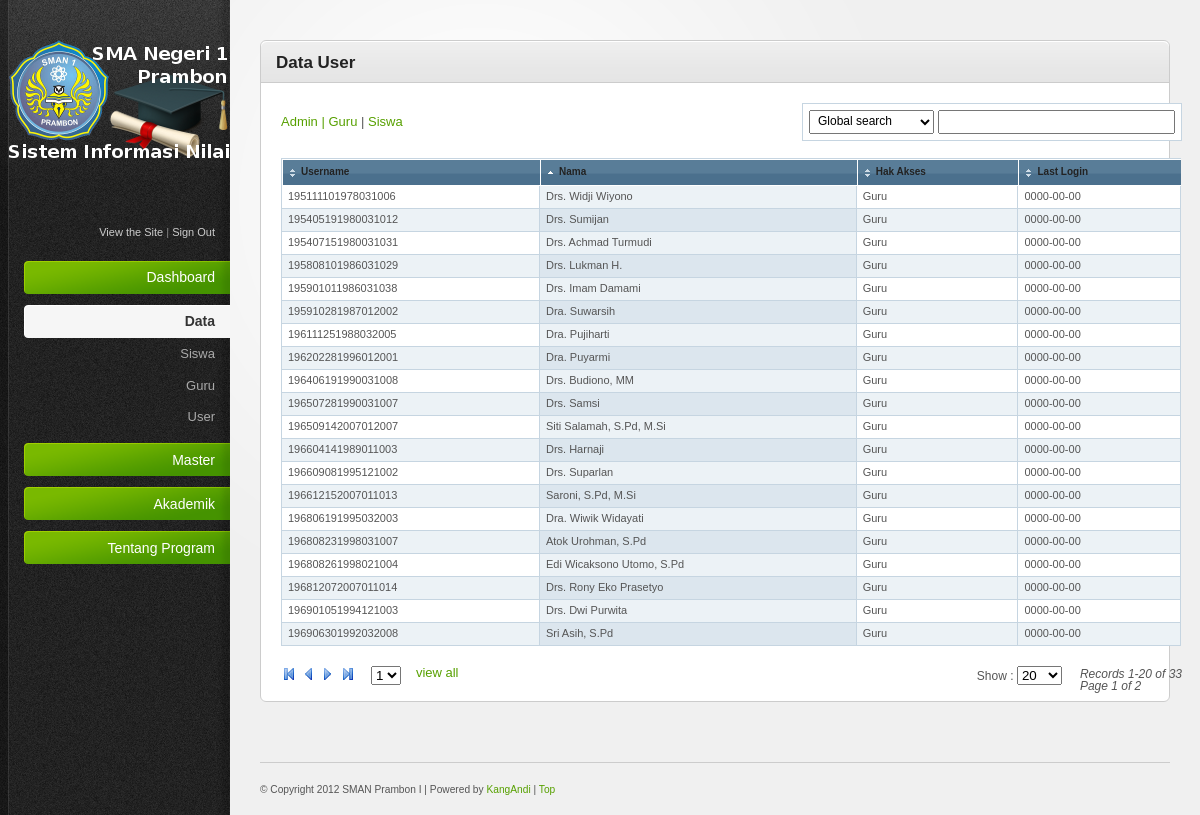
The app's page /home.php?page=uview&u=10 (signed in) with its own data.
### tables this page shows
CREATE TABLE IF NOT EXISTS `r_level` (
  `id` int(11) NOT NULL,
  `level` varchar(20) NOT NULL,
  `key` varchar(15) NOT NULL,
  `aktif` int(11) NOT NULL,
  PRIMARY KEY (`id`)
);

CREATE TABLE IF NOT EXISTS `t_user` (
  `username` varchar(25) NOT NULL,
  `password` varchar(250) NOT NULL,
  `nip_nis` varchar(25) NOT NULL,
  `level` varchar(5) NOT NULL,
  `create_date` date NOT NULL,
  `last_login` date NOT NULL,
  PRIMARY KEY (`username`)
);

CREATE TABLE IF NOT EXISTS `t_guru` (
  `nip` varchar(20) NOT NULL,
  `nuptk` varchar(20) NOT NULL,
  `nama` varchar(50) NOT NULL,
  `panggilan` varchar(20) NOT NULL,
  `tempat_lahir` varchar(40) NOT NULL,
  `tgl_lahir` date NOT NULL,
  `agama` int(2) NOT NULL,
  `jk` int(2) NOT NULL,
  `alamat` varchar(150) NOT NULL,
  `telp` varchar(15) NOT NULL,
  `gol_darah` int(2) NOT NULL,
  `foto` varchar(2) NOT NULL,
  `postdate` datetime NOT NULL,
  `postby` varchar(20) NOT NULL,
  PRIMARY KEY (`nip`)
);

### modul/uview.php (the view, shortened to what this page needs)
<link href="js/jqueryContextMenu/jquery.contextMenu.css" rel="stylesheet" type="text/css" />
<link type="text/css" href="js/jquery/redmond/jquery-ui-1.8rc2.custom.css" rel="stylesheet" />
<div class="content-box">
        <div class="content-box-header">
            <h3>Data User</h3>
        </div>
        <div class="content-box-content">
	<div id="tablewrapper">
		<div id="tableheader">
        	<div class="search">
                <select id="columns" onchange="sorter.search('query')"></select>
                <input type="text" id="query" onkeyup="sorter.search('query')" />
            </div>
            <span class="details">
				<?php
						$lvlx=  mysql_query('SELECT * FROM r_level WHERE id<>1') or die(mysql_error());
					echo '<a href="home.php?page=uview">Admin</option>';
					while ($dtlvlx=mysql_fetch_assoc($lvlx)){
						$idlvlx = $dtlvlx['id'];
						$namalvlx = $dtlvlx['level'];
					echo ' | <a href="home.php?page=uview&u='.$idlvlx.'">'.ucwords($namalvlx).'</a> ';
						}
				?>
        	</span>
        </div>
        <table cellpadding="0" cellspacing="0" border="0" id="tableData" class="tinytable">
            <thead>
				<tr>
                    <th><h3>Username</h3></th>
                    <th><h3>Nama</h3></th>
                    <th><h3>Hak Akses</h3></th>
                    <th><h3>Last Login</h3></th>
                </tr>
            </thead>
            <tbody>
<?php
$users=$_GET['u'];
if(isset($_GET['u'])){
	$namalvl = mysql_query("SELECT `level` , `key` FROM r_level WHERE id = '$users'") or die(mysql_error());
	$rnamalvl= mysql_fetch_assoc($namalvl);
	$nmlvl	 = $rnamalvl['level'];
	$keylvl	 = $rnamalvl['key'];
	$sql	 = mysql_query('SELECT username,t_'.$nmlvl.'.nama,last_login FROM t_user
							LEFT JOIN t_'.$nmlvl.' ON username='.$keylvl.' WHERE level='.$users.'') or die(mysql_error());;
}else{
	$namalvl = mysql_query("SELECT `level` FROM r_level WHERE id = 1") or die(mysql_error());
	$rnamalvl= mysql_fetch_assoc($namalvl);
	$nmlvl	 = $rnamalvl['level'];
	$sql 	 = mysql_query('SELECT `username`,`username`,last_login FROM t_user WHERE level=1') or die(mysql_error());;
}
while ($row = mysql_fetch_array($sql)) {
    echo '<tr>
			<td>'.$row[0].'</td>
			<td>'.$row[1].'</td>
			<td>'.ucwords($nmlvl).'</td>
			<td>'.$row[2].'</td></tr>';
}
?>
            </tbody>
        </table>
        <div id="tablefooter">
          <div id="tablenav">
            	<div>
                    <img src="tinytable/images/first.gif" width="16" height="16" alt="First Page" onclick="sorter.move(-1,true)" />
                    <img src="tinytable/images/previous.gif" width="16" height="16" alt="First Page" onclick="sorter.move(-1)" />
                    <img src="tinytable/images/next.gif" width="16" height="16" alt="First Page" onclick="sorter.move(1)" />
                    <img src="tinytable/images/last.gif" width="16" height="16" alt="Last Page" onclick="sorter.move(1,true)" />
                </div>
                <div>
                	<select id="pagedropdown"></select>
				</div>
                <div>
                	<a href="javascript:sorter.showall()">view all</a>
                </div>
            </div>
			<div id="tablelocation">
            	<div>
					 <span>Show : </span>
                    <select onchange="sorter.size(this.value)">
                        <option value="20" selected="selected">20</option>
                    </select>
                </div>
                <div class="page">Records <span id="startrecord"></span>-<span id="endrecord"></span> of <span id="totalrecords"></span>
                <br/>Page <span id="currentpage"></span> of <span id="totalpages"></span>
                </div>
            </div>
        </div>
    </div>
</div>
</div>

### css/style.css (style rules this page uses)
html { font-size: 100%; height: 100%; margin-bottom: 1px; }
body { font-family: Arial, Helvetica, sans-serif; color: #555; background: #f0f0f0 url('../images/bg-body.gif') top left repeat-y; font-size: 12px; }
h1, h2, h3, h4, h5, h6 { font-family: Helvetica, Arial, sans-serif; color: #222; font-weight: bold; }
h3 { font-size: 17px; padding: 0 0 10px 0; }
a { color: #57a000; text-decoration: none; }
.content-box { border: 1px solid #ccc; margin: 0 0 20px 0; background: #fff; }
.content-box-header { background: #e5e5e5 url('../images/bg-content-box.gif') top left repeat-x; margin-top: 1px; height: 40px; }
.content-box-header h3 { padding: 12px 15px 10px; float: left; }
.content-box-content { padding: 20px; font-size: 13px; border-top: 1px solid #ccc; }

### css/invalid.css (style rules this page uses)
.content-box, .content-box-header, ul.content-box-tabs li a.current, .shortcut-button, .notification { -moz-border-radius: 6px; -webkit-border-radius: 6px; border-radius: 6px; }
.content-box-header { -moz-border-radius-bottomleft: 0; -moz-border-radius-bottomright: 0; -webkit-border-bottom-left-radius: 0; -webkit-border-bottom-right-radius: 0; border-bottom-left-radius: 0; border-bottom-right-radius: 0; }

### css/tstyle.css (style rules this page uses)
table { font:11px Verdana,Arial; }
#tablewrapper { width:901px; margin:0 auto }
#tableheader { height:55px }
.search { float:right; padding:6px; border:1px solid #c6d5e1; background:#fff }
#tableheader select { float:left; font-size:12px; width:125px; padding:2px 4px 4px }
#tableheader input { float:left; font-size:12px; width:225px; padding:2px 4px 4px; margin-left:4px }
.details { float:left; padding-top:12px }
.tinytable { width:900px; border-left:1px solid #c6d5e1; border-top:1px solid #c6d5e1; border-bottom:none }
.tinytable th { background:url(../images/header-bg.gif); text-align:left; color:#cfdce7; border:1px solid #fff; border-right:none }
.tinytable th h3 { font-size:10px; padding:6px 8px 8px }
.tinytable td { padding:4px 6px 6px; border-bottom:1px solid #c6d5e1; border-right:1px solid #c6d5e1 }
.tinytable .head h3 { background:url(../images/sort.gif) 7px center no-repeat; cursor:pointer; padding-left:18px }
.tinytable .asc h3 { background:url(../images/asc.gif) 7px center no-repeat; cursor:pointer; padding-left:18px }
.tinytable .evenrow td { background:#fff }
.tinytable .oddrow td { background:#ecf2f6 }
.tinytable td.evenselected { background:#ecf2f6 }
.tinytable td.oddselected { background:#dce6ee }
#tablefooter { height:15px; margin-top:20px }
#tablenav { float:left }
#tablenav img { cursor:pointer }
#tablenav div { float:left; margin-right:15px }
#tablelocation { float:right; font-size:12px }
#tablelocation select { margin-right:3px }
#tablelocation div { float:left; margin-left:15px }
.page { margin-top:2px; font-style:italic }

### records on screen
r_level: level "Guru"
r_level: level "Siswa"
t_user: username "195111101978031006", t_guru.nama "Drs. Widji Wiyono", last_login "0000-00-00"
t_user: username "195405191980031012", t_guru.nama "Drs. Sumijan", last_login "0000-00-00"
t_user: username "195407151980031031", t_guru.nama "Drs. Achmad Turmudi", last_login "0000-00-00"
t_user: username "195808101986031029", t_guru.nama "Drs. Lukman H.", last_login "0000-00-00"
t_user: username "195901011986031038", t_guru.nama "Drs. Imam Damami", last_login "0000-00-00"
t_user: username "195910281987012002", t_guru.nama "Dra. Suwarsih", last_login "0000-00-00"
t_user: username "196111251988032005", t_guru.nama "Dra. Pujiharti", last_login "0000-00-00"
t_user: username "196202281996012001", t_guru.nama "Dra. Puyarmi", last_login "0000-00-00"
t_user: username "196406191990031008", t_guru.nama "Drs. Budiono, MM", last_login "0000-00-00"
t_user: username "196507281990031007", t_guru.nama "Drs. Samsi", last_login "0000-00-00"
t_user: username "196509142007012007", t_guru.nama "Siti Salamah, S.Pd, M.Si", last_login "0000-00-00"
t_user: username "196604141989011003", t_guru.nama "Drs. Harnaji", last_login "0000-00-00"
t_user: username "196609081995121002", t_guru.nama "Drs. Suparlan", last_login "0000-00-00"
t_user: username "196612152007011013", t_guru.nama "Saroni, S.Pd, M.Si", last_login "0000-00-00"
t_user: username "196806191995032003", t_guru.nama "Dra. Wiwik Widayati", last_login "0000-00-00"
t_user: username "196808231998031007", t_guru.nama "Atok Urohman, S.Pd", last_login "0000-00-00"
t_user: username "196808261998021004", t_guru.nama "Edi Wicaksono Utomo, S.Pd", last_login "0000-00-00"
t_user: username "196812072007011014", t_guru.nama "Drs. Rony Eko Prasetyo", last_login "0000-00-00"
t_user: username "196901051994121003", t_guru.nama "Drs. Dwi Purwita", last_login "0000-00-00"
t_user: username "196906301992032008", t_guru.nama "Sri Asih, S.Pd", last_login "0000-00-00"

### other values on screen
$nama_sekolah "SMAN Prambon I"
